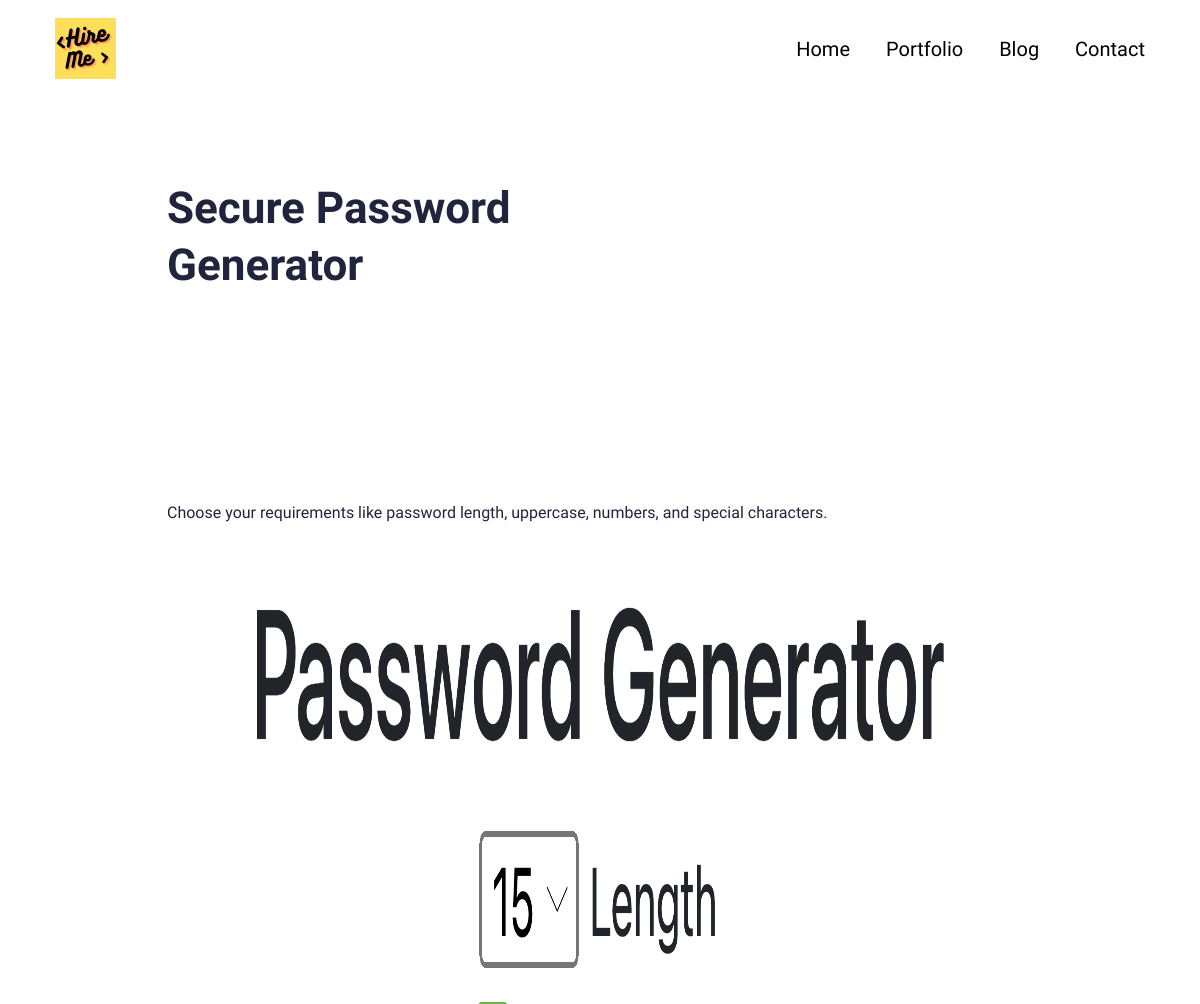
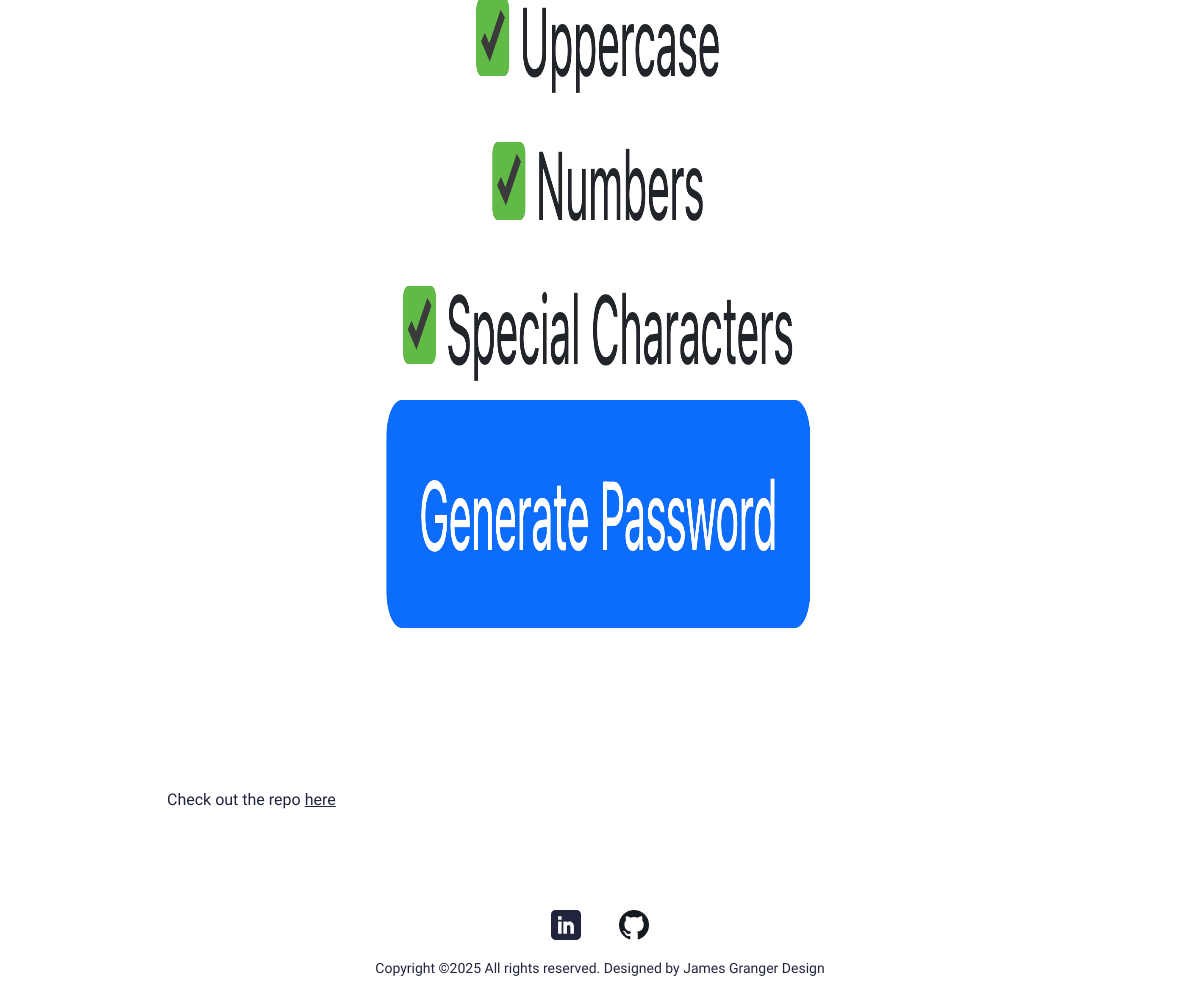
Page /portfolio/secure on the earlier database version (2 pictures, top to bottom).
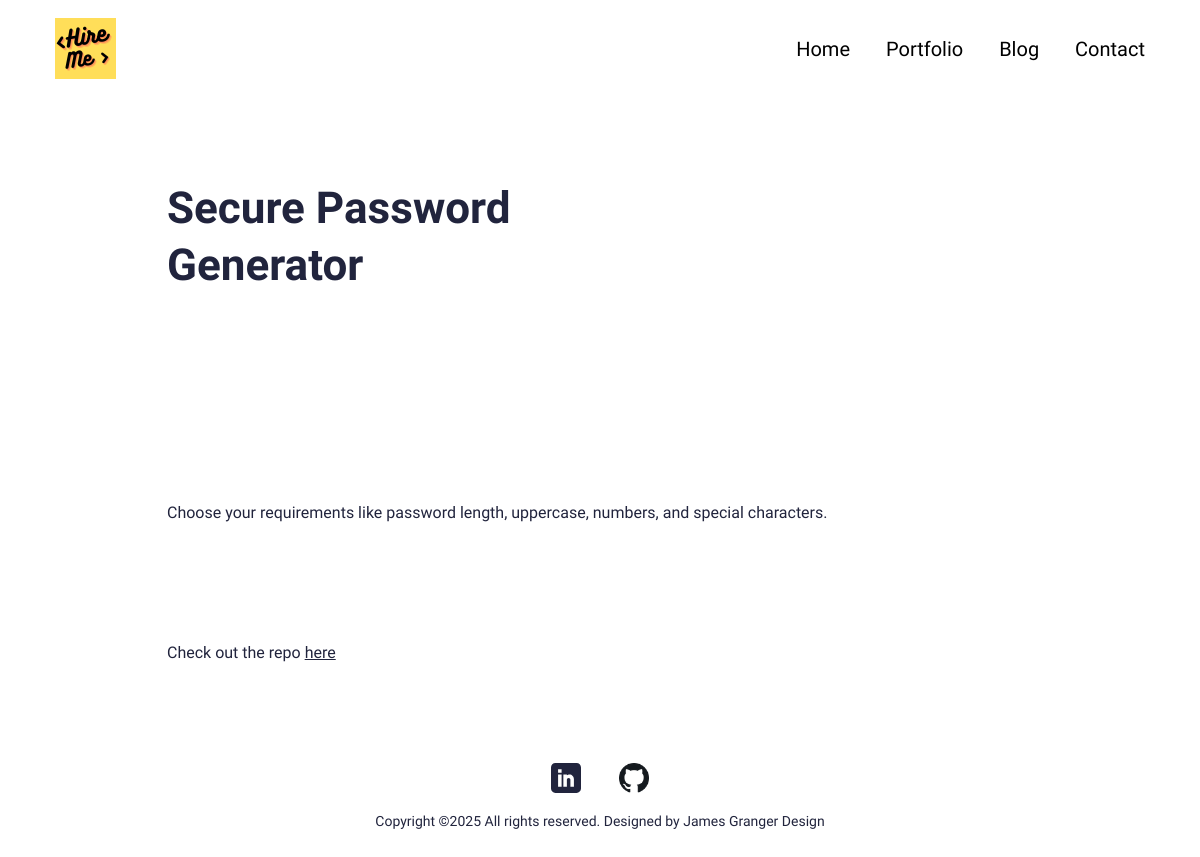
Same page on the later database version.
### main/models.py (models this page shows, shortened)
class Portfolio(models.Model):
    class Meta:
        verbose_name_plural = 'Portfolio Profiles'
        verbose_name = 'Portfolio'
        ordering = ["name"]
    date = models.DateTimeField(blank=True, null=True)
    name = models.CharField(max_length=200, blank=True, null=True)
    description = models.CharField(max_length=500, blank=True, null=True)
    body = RichTextField(blank=True, null=True)
    image = models.ImageField(blank=True, null=True, upload_to="portfolio")
    slug = models.SlugField(null=True, blank=True)
    is_active = models.BooleanField(default=True)

### main/views.py (the view)
class PortfolioDetailView(generic.DetailView):
    model = Portfolio
    template_name = "main/portfolio-detail.html"

### resume_online/context_processors.py (called while the page is built)
def project_context(request):
    context = {
        'me': User.objects.first(),
    }
    return context

### main/templates/main/portfolio-detail.html (shortened to what this page needs)
{% extends 'main/base.html' %}
{% load static %}
{% block content %}
<section>
  <div class="innerPageBannerCol">
    <div class="container">
      <div class="row g-4 g-md-3  align-items-center">
        <div class="col-md-6">
          <div class="bannerContent">
            <h1 class="xlTitle pb-md-3">{{object.name}}</h1>
          </div>
        </div>
      </div>
    </div>
  </div>
</section>
<section>
  <div class="sectionSpaceSm">
    <div class="container">
      {{object.body|safe}}
    </div>
  </div>
</section>
{%endblock%}

Differences in the rows shown:
changed Portfolio "Secure Password Generator": body: picture removed
